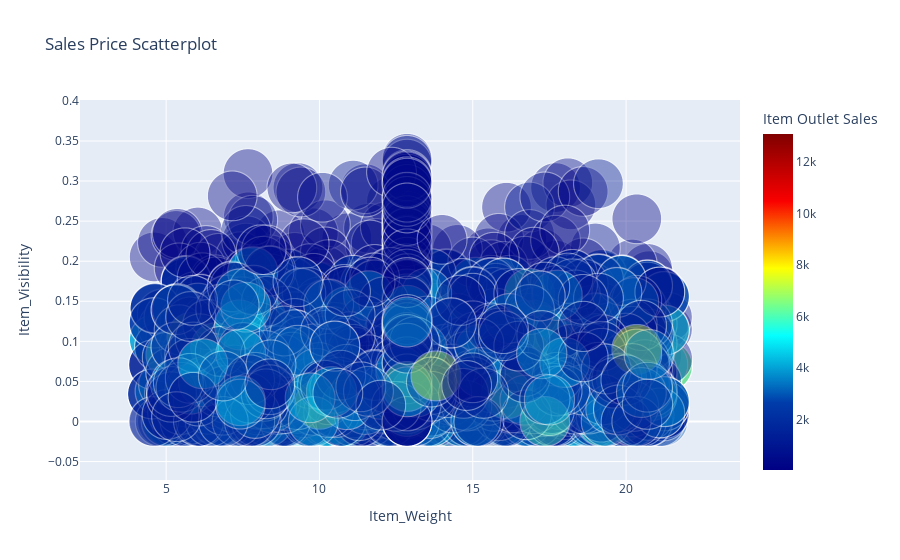

Write notebook code for a chart like this one.
### Code cell
fig = px.scatter(df, x='Item_Weight', y='Item_Visibility', size='Outlet_Establishment_Year', 
                 color='Item_Outlet_Sales', color_continuous_scale='jet',
                 labels={'Item_Outlet_Sales': 'Item Outlet Sales'},
                 title='Sales Price Scatterplot',
                 opacity=0.4, size_max=50)

fig.update_layout(coloraxis_colorbar=dict(title='Item Outlet Sales'))
fig.show()

### Figure 1 — Plotly figure (JSON) as saved in the notebook; plotly's stock layout.template omitted (floating-point values rounded to 4 significant figures; data arrays with more than 128 entries replaced by an {"elided": "..."} marker saying what was removed)
{"data": [{"hovertemplate": "Item_Weight=%{x}<br>Item_Visibility=%{y}<br>Outlet_Establishment_Year=%{marker.size}<br>Item Outlet Sales=%{marker.color}<extra></extra>", "legendgroup": "", "marker": {"color": {"elided": "8523 float values"}, "coloraxis": "coloraxis", "opacity": 0.4, "size": {"elided": "8523 int values"}, "sizemode": "area", "sizeref": 0.8036, "symbol": "circle"}, "mode": "markers", "name": "", "showlegend": false, "type": "scattergl", "x": {"elided": "8523 float values"}, "xaxis": "x", "y": {"elided": "8523 float values"}, "yaxis": "y"}], "layout": {"autosize": true, "coloraxis": {"colorbar": {"title": {"text": "Item Outlet Sales"}}, "colorscale": [[0, "rgb(0,0,131)"], [0.2, "rgb(0,60,170)"], [0.4, "rgb(5,255,255)"], [0.6, "rgb(255,255,0)"], [0.8, "rgb(250,0,0)"], [1, "rgb(128,0,0)"]]}, "legend": {"itemsizing": "constant", "tracegroupgap": 0}, "title": {"text": "Sales Price Scatterplot"}, "xaxis": {"anchor": "y", "autorange": true, "domain": [0, 1], "range": [2.522, 23.38], "title": {"text": "Item_Weight"}, "type": "linear"}, "yaxis": {"anchor": "x", "autorange": true, "domain": [0, 1], "range": [-0.1916, 0.519], "title": {"text": "Item_Visibility"}, "type": "linear"}}}
